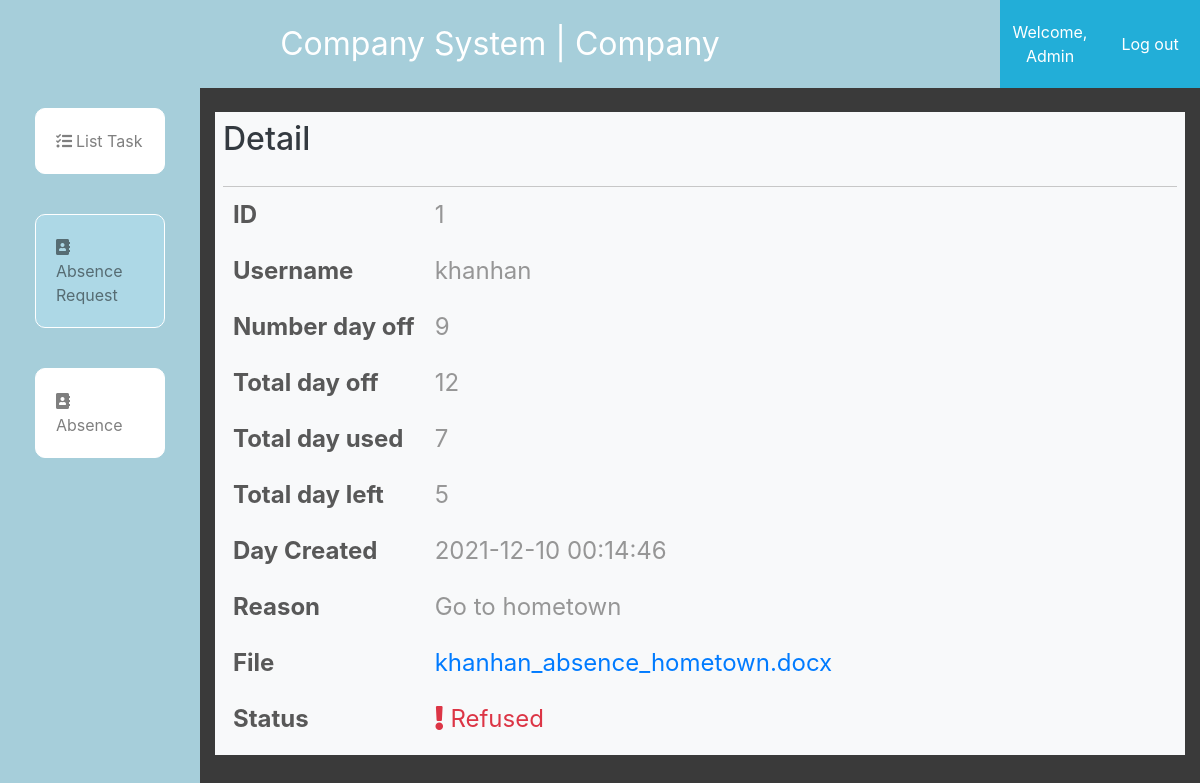
The app's page /manager/dayoffDetail.php?id=1 (signed in) with its own data.
### tables this page shows
CREATE TABLE `employee` (
  `id` int(11) NOT NULL,
  `username` varchar(255) NOT NULL,
  `password` varchar(255) NOT NULL,
  `firstname` varchar(255) NOT NULL,
  `lastname` varchar(255) NOT NULL,
  `role` varchar(255) NOT NULL DEFAULT 'employee',
  `department` varchar(255) DEFAULT NULL,
  `activated` bit(1) DEFAULT b'0',
  `avatar` varchar(255) NOT NULL DEFAULT 'images/user.png',
  `pass_md5` varchar(255) NOT NULL
);

CREATE TABLE `absence_info` (
  `id` int(11) NOT NULL,
  `username` varchar(255) NOT NULL,
  `total_dayoff` int(11) NOT NULL DEFAULT 12,
  `dayoff_used` int(11) NOT NULL DEFAULT 0,
  `dayoff_left` int(11) NOT NULL DEFAULT 12
);

CREATE TABLE `absence_form` (
  `id` int(11) NOT NULL,
  `username` varchar(255) NOT NULL,
  `create_date` datetime NOT NULL DEFAULT current_timestamp(),
  `number_dayoff` int(11) NOT NULL,
  `reason` varchar(255) NOT NULL,
  `file` varchar(255) DEFAULT NULL,
  `status` varchar(255) NOT NULL DEFAULT 'Waiting',
  `approval_date` datetime DEFAULT NULL
);

### manager/dayoffDetail.php (the view, shortened to what this page needs)
<?php
    require_once('../admin/db.php');
    $department = get_department_byuser($_SESSION['user'])['department'];
?>
<!DOCTYPE html>
<html lang="en">
<head>
	<link rel="stylesheet" href="https://maxcdn.bootstrapcdn.com/bootstrap/4.5.2/css/bootstrap.min.css">
	<link rel="stylesheet" href="https://use.fontawesome.com/releases/v5.7.2/css/all.css"
>
	<link rel="stylesheet" href="../admin/style2.css">
</head>
<body >
    <div class="container-fluid admin-section-header">
        <div class="row">
			<div class="col-sm-10 col-md-10 col-lg-10 col-xl-10 admin-logo">
            Company System | <?=$department?>
			</div>
			<div class="col-sm-1 col-md-1 col-lg-1 col-xl-1 admin-login-info">
					<a href="account.php">Welcome, <?= $_SESSION['name'] ?></a>
			</div>
			<div class="col-sm-1 col-md-1 col-lg-1 col-xl-1 admin-login-info">
					<a href="../logout.php">Log out</a>
			</div>
		</div>
		<div class="row h-100">
			<div class="  col-md-2 col-lg-2 col-xl-2  admin-section1">
				<nav class="  navbar-expand-lg navbar-light  ">
					<div class="collapse navbar-collapse" id="navbarSupportedContent">
						<ul class="navbar-nav" style="flex-direction: column;">
							<li class="nav-item ">
								<a class="nav-link p20" href="index.php"><i class="fas fa-tasks"></i>List Task</a>
							</li>
							<li class="nav-item active-menu">
								<a class="nav-link p20" href="dayoff.php"><i class="fas fa-address-book"></i>  Absence Request</a>
							</li>
                            <li class="nav-item">
								<a class="nav-link p20" href="absence.php"><i class="fas fa-address-book"></i>  Absence </a>
							</li>
						</ul>
					</div>
				</nav>
			</div>
			<div class="col-md-10 col-lg-10 col-xl-10 ">
				<div class="bg-light mt-4 text-dark p-2">
                    <div class="admin-panel-section-header ">
                        <h2>Detail </h2>
                    </div>
                    <div class="account-container">
                        <table class="table-hover">
                            <?php
                                $id = $_GET['id'];
                                $result = get_absence_byid($id);
                                if($result['code'] == 0){
                                    $data = $result['data'];
                                    foreach($data as $row){
                                        $username = $row['username'];
                                        $infoAbsence = get_absence_info_by_username($username);
                                        $infoAbsenceData = $infoAbsence['data'];
                                        foreach($infoAbsenceData as $infoRow){
                                            ?>
                                                <tr>
                                                    <td>ID</td>
                                                    <td><?= $row['id']?></td>
                                                </tr>
                                                <tr>
                                                    <td>Username</td>
                                                    <td><?= $row['username']?></td>
                                                </tr>
                                                <tr>
                                                    <td>Number day off</td>
                                                    <td><?= $row['number_dayoff']?></td>
                                                </tr>
                                                <tr>
                                                    <td>Total day off</td>
                                                    <td><?= $infoRow['total_dayoff']?></td>
                                                </tr>
                                                <tr>
                                                    <td>Total day used</td>
                                                    <td><?= $infoRow['dayoff_used']?></td>
                                                </tr>
                                                <tr>
                                                    <td>Total day left</td>
                                                    <td><?= $infoRow['dayoff_left']?></td>
                                                </tr>
                                                <tr>
                                                    <td>Day Created</td>
                                                    <td><?= $row['create_date']?></td>
                                                </tr>
                                                <tr>
                                                    <td>Reason</td>
                                                    <td><?= $row['reason']?></td>
                                                </tr>
                                                <tr>
                                                    <td>File</td>
                                                    <?php
                                                        $filename = explode('/',$row['file'])[1];
                                                    ?>
                                                    <td><a href="../<?=$row['file']?>"><?=$filename?></a></td>
                                                </tr>
                                                <tr>
                                                    <td>Status</td>
                                                    <?=status_ui($row['status'])  ?></td>
                                                </tr>
                                                        <?php
                                        }
                                    }
                                }
                            ?>
                        </table>
                    </div>
                </div>
			</div>
		</div>
	</div>
</body>
</html>

### admin/db.php (shortened to what this page needs)
<?php
    function open_database(){
        $conn = new mysqli(HOST,USER,PASS,DB);
        return $conn;
    }
    function get_absence_byid($id){
        $sql = "select * from absence_form where id = ? ";
        $conn = open_database();
        $stm = $conn->prepare($sql);
        $stm->bind_param('i',$id);
        if(!$stm->execute()){
            return array('code'=>1,'error'=>'Command not execute');
        }
        $result = $stm->get_result();
        $data = array();
        if($result->num_rows==0){
            return array('code'=>2,'error'=>'Database is empty');
        }else{
            while($row = $result->fetch_assoc()){
                $data[] = $row;
            }
        }
        return array('code'=>0,'data'=>$data);
    }
    function get_absence_info_by_username($username){
        $sql = "select * from absence_info where username = ? ";
        $conn = open_database();
        $stm = $conn->prepare($sql);
        $stm->bind_param('s',$username);
        if(!$stm->execute()){
            return array('code'=>1,'error'=>'Command not execute');
        }
        $result = $stm->get_result();
        $data = array();
        if($result->num_rows==0){
            return array('code'=>2,'error'=>'Database is empty');
        }else{
            while($row = $result->fetch_assoc()){
                $data[] = $row;
            }
        }
        return array('code'=>0,'data'=>$data);
    }
    function status_ui($status){
        if($status=='Refused'){
            echo "<td class='text-danger'><i class='fas fa-exclamation'></i> Refused</td>";
        }
    }
    function get_department_byuser($user){
        $sql = "select department from employee where username = ? ";
        $conn = open_database();
        $stm = $conn->prepare($sql);
        $stm->bind_param('s',$user);
        if(!$stm->execute()){
            return array('code'=>1,'error'=>'Command not execute');
        }
        $result = $stm->get_result();
        $data = $result->fetch_assoc();
        return $data;
    }
?>

### admin/style2.css (style rules this page uses)
* { margin: 0; padding: 0; box-sizing: border-box; }
body { background-color: lightblue; height: 100vh; }
.admin-section-header { color: #FFF; background-color: #3a3a3a; }
.admin-logo { text-align: center; padding: 20px; background-color: #a6ceda; font-size: 2rem; }
.admin-login-info { background-color: #22aed8; display: flex; justify-content: center; text-align: center; align-items: center; }
.admin-login-info a { color: white !important; }
.h-100 { height: 100vh !important; }
.admin-section1 { background-color: #a6ceda; }
.admin-section1 ul li { list-style: none; color: black; transition: all 0.3s ease; position: relative; cursor: pointer; border: 1px solid white; background-color: white; margin: 20px 20px; border-radius: 10px; }
.p20 { padding: 20px !important; align-items: center; overflow-x: hidden; }
.p20 i { margin-right: 4px; }
td { padding: 10px ; }
.admin-panel-section-header { display: flex; align-items: center; justify-content: flex-start; padding-bottom: 20px; border-bottom: #c7c7c7 1px solid; }
.active-menu { background-color: lightblue !important; }
.account-container > table { font-size: 24px; }
.account-container td { text-align: left; color: #969696; }
.account-container table tr td:first-child { color: #585858; font-weight: bold; }

### records on screen
employee: department "Company"
absence_form: id "1", username "khanhan", number_dayoff "9", create_date "2021-12-10 00:14:46", reason "Go to hometown", file "khanhan_absence_hometown.docx"
absence_info: total_dayoff "12", dayoff_used "7", dayoff_left "5"

### other values on screen
$_SESSION['name'] "Admin"
